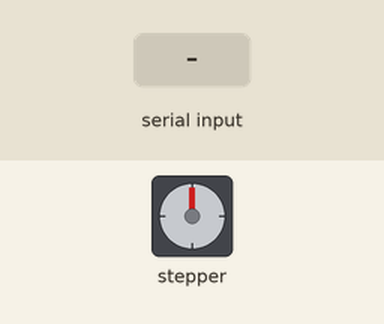
The sketch below on a simulated Arduino Uno, built with avr-gcc and run on an emulated ATmega328P. Shown: stepper motor. The test bench sets the inputs (shaded band). Stepper angles assume 2048 steps per turn; what the sketch prints to the serial monitor is not drawn.

Above: at 1.2 s.
1.3 s: "3" received over Serial
At 1.75 s:
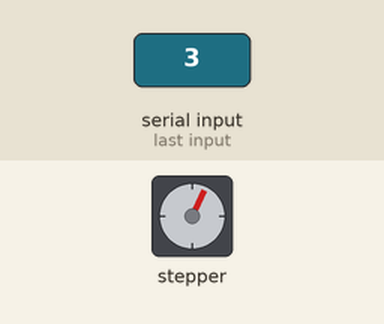
At 2.36 s:
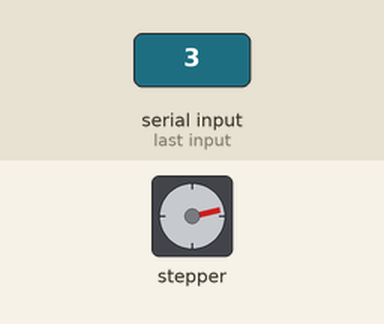
Timing chart, 0 to 16.3 s (numbered marks = the images above; inputs shaded):
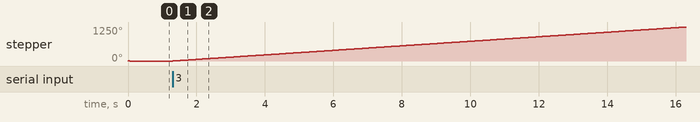

The sketch:

AM_arduino.ino
```cpp
#include <SoftwareSerial.h>
#include <Stepper.h>

const int steps = 2048; //360도 돌기

SoftwareSerial BTSerial(3, 2);
Stepper PoseStep(steps,11,9,10,8);

char value = '0'; //수동제어
char power = '0'; //전원
char store = '0'; //임시 저장
char state = '0'; //상태

void setup() {
  Serial.begin(9600);
  BTSerial.begin(9600);
  PoseStep.setSpeed(14);
  Serial.println("준비 완료");

  PoseStep.step(16);
  PoseStep.step(-16); //모터 실행 확인

  power = '5'; // 5=on, 4=off
  store = '0';
  value = '0';
  state = '7'; //7=비실행 상태, 6=실행된 상태
}

void loop() {
  if(Serial.available())
    BTSerial.write(Serial.read());

  if(BTSerial.available())
    Serial.write(BTSerial.read()); //블루투스 설정

  while (1) {
    if (Serial.available()) { //파이썬, 시리얼통신 입력
      store = Serial.read();
      save();

     if(power == '5' && state == '7'){
      turn();
      store = '0';
     }
    }

    if (BTSerial.available()) { //블루투스 입력
      store = BTSerial.read();
      save();

     if(store == '3'){
        turn();
        store = '0';
      }
    }
  }
}

void turn() { //모터 작동
  if(value == '1') {
      Serial.print("정회전");
      for(int i=0; i<5; i++){ //한바퀴
        PoseStep.step(steps);
      }
      Serial.print("끝\n");
      state = '6'; //실행된 상태로 변경

    }
    else if(value == '2') {
      Serial.print("역회전");
      for(int i=0; i<5; i++){
        PoseStep.step(-steps);
      }
      Serial.print("끝\n");
      state = '7'; //비실행된 상태로 변경
    }
}

void save() { //변수 값 저장
  if(store == '5' || store == '4') { //전원
        power = store;
        Serial.print("power");
        Serial.println(power);
      }
  else if(store == '1') {
    if(state == '7') { //비실행 상태라면, 내려간 상태
      value = store;
    }
    else if(state == '6') { //실행 상태라면, 올라간 상태

    }
        Serial.print("value");
        Serial.println(value);
      }
  else if(store == '3') { //수동제어, 앱
    Serial.println(store);
    Serial.println(value);

    if(value =='1'){
      value = '2';
      Serial.print("change value");
      Serial.println(value);
    }
    else if(value =='2' || value =='0') {
      value='1';
      Serial.print("change value");
      Serial.println(value);
    }
  }
}
```

Measured:
- after the input at 1.3 s, stepper: keeps turning clockwise at about 83°/s, starting at once
